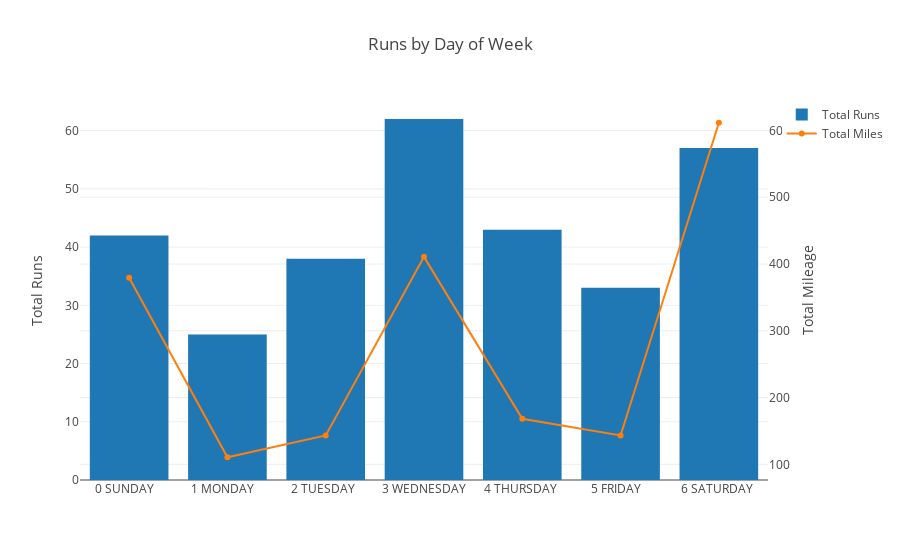

The notebook cell this image was saved under:
### Code cell
iplot(figure)

### Figure 1 — Plotly figure (JSON) as saved in the notebook; plotly's stock layout.template omitted (floating-point values rounded to 4 significant figures)
{"data": [{"name": "Total Runs", "type": "bar", "uid": "8fcbaa0f-8ff9-4ab5-a038-5b97d6e2744e", "x": ["0 SUNDAY   ", "1 MONDAY   ", "2 TUESDAY  ", "3 WEDNESDAY", "4 THURSDAY ", "5 FRIDAY   ", "6 SATURDAY "], "xaxis": "x", "y": [42, 25, 38, 62, 43, 33, 57], "yaxis": "y"}, {"name": "Total Miles", "type": "scatter", "uid": "890c6901-7ad1-4fb6-a48e-4d2dbb64fee7", "x": ["0 SUNDAY   ", "1 MONDAY   ", "2 TUESDAY  ", "3 WEDNESDAY", "4 THURSDAY ", "5 FRIDAY   ", "6 SATURDAY "], "xaxis": "x", "y": [379.4, 110.6, 143.3, 410.8, 168.2, 143.2, 611.6], "yaxis": "y2"}], "layout": {"title": {"text": "Runs by Day of Week"}, "yaxis": {"title": {"text": "Total Runs"}}, "yaxis2": {"overlaying": "y", "side": "right", "title": {"text": "Total Mileage"}}}}
